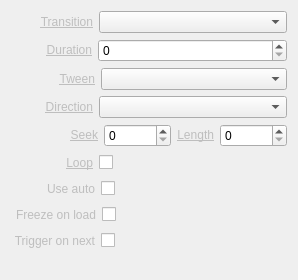
<?xml version="1.0" encoding="UTF-8"?>
<ui version="4.0">
 <class>InspectorVideoWidget</class>
 <widget class="QWidget" name="InspectorVideoWidget">
  <property name="geometry">
   <rect>
    <x>0</x>
    <y>0</y>
    <width>265</width>
    <height>280</height>
   </rect>
  </property>
  <property name="sizePolicy">
   <sizepolicy hsizetype="Expanding" vsizetype="Preferred">
    <horstretch>0</horstretch>
    <verstretch>0</verstretch>
   </sizepolicy>
  </property>
  <layout class="QVBoxLayout" name="verticalLayout">
   <item>
    <layout class="QHBoxLayout" name="horizontalLayoutTransition">
     <item>
      <spacer name="horizontalSpacerTransition">
       <property name="orientation">
        <enum>Qt::Horizontal</enum>
       </property>
       <property name="sizeType">
        <enum>QSizePolicy::Fixed</enum>
       </property>
       <property name="sizeHint" stdset="0">
        <size>
         <width>29</width>
         <height>20</height>
        </size>
       </property>
      </spacer>
     </item>
     <item>
      <widget class="QLabel" name="labelTransition">
       <property name="text">
        <string>&lt;a href=&quot;Transition&quot; style=&quot;color: #BEBEBE;&quot;&gt;Transition&lt;/a&gt;</string>
       </property>
       <property name="alignment">
        <set>Qt::AlignRight|Qt::AlignTrailing|Qt::AlignVCenter</set>
       </property>
      </widget>
     </item>
     <item>
      <widget class="QComboBox" name="comboBoxTransition">
       <property name="sizePolicy">
        <sizepolicy hsizetype="Expanding" vsizetype="Fixed">
         <horstretch>0</horstretch>
         <verstretch>0</verstretch>
        </sizepolicy>
       </property>
      </widget>
     </item>
    </layout>
   </item>
   <item>
    <layout class="QHBoxLayout" name="horizontalLayoutDuration">
     <item>
      <spacer name="horizontalSpacerDuration">
       <property name="orientation">
        <enum>Qt::Horizontal</enum>
       </property>
       <property name="sizeType">
        <enum>QSizePolicy::Fixed</enum>
       </property>
       <property name="sizeHint" stdset="0">
        <size>
         <width>35</width>
         <height>20</height>
        </size>
       </property>
      </spacer>
     </item>
     <item>
      <widget class="QLabel" name="labelDuration">
       <property name="text">
        <string>&lt;a href=&quot;Duration&quot; style=&quot;color: #BEBEBE;&quot;&gt;Duration&lt;/a&gt;</string>
       </property>
       <property name="alignment">
        <set>Qt::AlignRight|Qt::AlignTrailing|Qt::AlignVCenter</set>
       </property>
      </widget>
     </item>
     <item>
      <widget class="QSpinBox" name="spinBoxDuration">
       <property name="sizePolicy">
        <sizepolicy hsizetype="Expanding" vsizetype="Fixed">
         <horstretch>0</horstretch>
         <verstretch>0</verstretch>
        </sizepolicy>
       </property>
       <property name="maximum">
        <number>999</number>
       </property>
      </widget>
     </item>
    </layout>
   </item>
   <item>
    <layout class="QHBoxLayout" name="horizontalLayoutTween">
     <item>
      <spacer name="horizontalSpacerTween">
       <property name="orientation">
        <enum>Qt::Horizontal</enum>
       </property>
       <property name="sizeType">
        <enum>QSizePolicy::Fixed</enum>
       </property>
       <property name="sizeHint" stdset="0">
        <size>
         <width>48</width>
         <height>20</height>
        </size>
       </property>
      </spacer>
     </item>
     <item>
      <widget class="QLabel" name="labelTween">
       <property name="text">
        <string>&lt;a href=&quot;Tween&quot; style=&quot;color: #BEBEBE;&quot;&gt;Tween&lt;/a&gt;</string>
       </property>
       <property name="alignment">
        <set>Qt::AlignRight|Qt::AlignTrailing|Qt::AlignVCenter</set>
       </property>
      </widget>
     </item>
     <item>
      <widget class="QComboBox" name="comboBoxTween">
       <property name="sizePolicy">
        <sizepolicy hsizetype="Expanding" vsizetype="Fixed">
         <horstretch>0</horstretch>
         <verstretch>0</verstretch>
        </sizepolicy>
       </property>
      </widget>
     </item>
    </layout>
   </item>
   <item>
    <layout class="QHBoxLayout" name="horizontalLayoutDirection">
     <item>
      <spacer name="horizontalSpacerDirection">
       <property name="orientation">
        <enum>Qt::Horizontal</enum>
       </property>
       <property name="sizeType">
        <enum>QSizePolicy::Fixed</enum>
       </property>
       <property name="sizeHint" stdset="0">
        <size>
         <width>34</width>
         <height>20</height>
        </size>
       </property>
      </spacer>
     </item>
     <item>
      <widget class="QLabel" name="labelDirection">
       <property name="text">
        <string>&lt;a href=&quot;Direction&quot; style=&quot;color: #BEBEBE;&quot;&gt;Direction&lt;/a&gt;</string>
       </property>
       <property name="alignment">
        <set>Qt::AlignRight|Qt::AlignTrailing|Qt::AlignVCenter</set>
       </property>
      </widget>
     </item>
     <item>
      <widget class="QComboBox" name="comboBoxDirection">
       <property name="sizePolicy">
        <sizepolicy hsizetype="Expanding" vsizetype="Fixed">
         <horstretch>0</horstretch>
         <verstretch>0</verstretch>
        </sizepolicy>
       </property>
      </widget>
     </item>
    </layout>
   </item>
   <item>
    <layout class="QHBoxLayout" name="horizontalLayoutSeekLength">
     <item>
      <spacer name="horizontalSpacerSeekLength">
       <property name="orientation">
        <enum>Qt::Horizontal</enum>
       </property>
       <property name="sizeType">
        <enum>QSizePolicy::Fixed</enum>
       </property>
       <property name="sizeHint" stdset="0">
        <size>
         <width>58</width>
         <height>20</height>
        </size>
       </property>
      </spacer>
     </item>
     <item>
      <widget class="QLabel" name="labelSeek">
       <property name="toolTip">
        <string>Start playback at this frame</string>
       </property>
       <property name="text">
        <string>&lt;a href=&quot;Seek&quot; style=&quot;color: #BEBEBE;&quot;&gt;Seek&lt;/a&gt;</string>
       </property>
       <property name="alignment">
        <set>Qt::AlignRight|Qt::AlignTrailing|Qt::AlignVCenter</set>
       </property>
      </widget>
     </item>
     <item>
      <widget class="QSpinBox" name="spinBoxSeek">
       <property name="sizePolicy">
        <sizepolicy hsizetype="Expanding" vsizetype="Fixed">
         <horstretch>0</horstretch>
         <verstretch>0</verstretch>
        </sizepolicy>
       </property>
       <property name="maximum">
        <number>999999999</number>
       </property>
      </widget>
     </item>
     <item>
      <widget class="QLabel" name="labelLength">
       <property name="toolTip">
        <string>Stop playback at this frame relative to the seek frame</string>
       </property>
       <property name="text">
        <string>&lt;a href=&quot;Length&quot; style=&quot;color: #BEBEBE;&quot;&gt;Length&lt;/a&gt;</string>
       </property>
       <property name="alignment">
        <set>Qt::AlignRight|Qt::AlignTrailing|Qt::AlignVCenter</set>
       </property>
      </widget>
     </item>
     <item>
      <widget class="QSpinBox" name="spinBoxLength">
       <property name="sizePolicy">
        <sizepolicy hsizetype="Expanding" vsizetype="Fixed">
         <horstretch>0</horstretch>
         <verstretch>0</verstretch>
        </sizepolicy>
       </property>
       <property name="maximum">
        <number>999999999</number>
       </property>
      </widget>
     </item>
    </layout>
   </item>
   <item>
    <layout class="QHBoxLayout" name="horizontalLayoutLoop">
     <item>
      <spacer name="horizontalSpacerLoop1">
       <property name="orientation">
        <enum>Qt::Horizontal</enum>
       </property>
       <property name="sizeType">
        <enum>QSizePolicy::Fixed</enum>
       </property>
       <property name="sizeHint" stdset="0">
        <size>
         <width>55</width>
         <height>20</height>
        </size>
       </property>
      </spacer>
     </item>
     <item>
      <widget class="QLabel" name="labelLoop">
       <property name="text">
        <string>&lt;a href=&quot;Loop&quot; style=&quot;color: #BEBEBE;&quot;&gt;Loop&lt;/a&gt;</string>
       </property>
       <property name="alignment">
        <set>Qt::AlignRight|Qt::AlignTrailing|Qt::AlignVCenter</set>
       </property>
      </widget>
     </item>
     <item>
      <widget class="QCheckBox" name="checkBoxLoop">
       <property name="layoutDirection">
        <enum>Qt::RightToLeft</enum>
       </property>
       <property name="text">
        <string/>
       </property>
      </widget>
     </item>
     <item>
      <spacer name="horizontalSpacerLoop2">
       <property name="orientation">
        <enum>Qt::Horizontal</enum>
       </property>
       <property name="sizeHint" stdset="0">
        <size>
         <width>40</width>
         <height>20</height>
        </size>
       </property>
      </spacer>
     </item>
    </layout>
   </item>
   <item>
    <layout class="QHBoxLayout" name="horizontalLayoutUseAuto">
     <item>
      <spacer name="horizontalSpacerUseAuto1">
       <property name="orientation">
        <enum>Qt::Horizontal</enum>
       </property>
       <property name="sizeType">
        <enum>QSizePolicy::Fixed</enum>
       </property>
       <property name="sizeHint" stdset="0">
        <size>
         <width>36</width>
         <height>20</height>
        </size>
       </property>
      </spacer>
     </item>
     <item>
      <widget class="QLabel" name="labelUseAuto">
       <property name="text">
        <string>&lt;a href=&quot;Use auto&quot; style=&quot;color: #BEBEBE;&quot;&gt;Use auto&lt;/a&gt;</string>
       </property>
       <property name="alignment">
        <set>Qt::AlignRight|Qt::AlignTrailing|Qt::AlignVCenter</set>
       </property>
      </widget>
     </item>
     <item>
      <widget class="QCheckBox" name="checkBoxUseAuto">
       <property name="layoutDirection">
        <enum>Qt::RightToLeft</enum>
       </property>
       <property name="text">
        <string/>
       </property>
      </widget>
     </item>
     <item>
      <spacer name="horizontalSpacerUseAuto2">
       <property name="orientation">
        <enum>Qt::Horizontal</enum>
       </property>
       <property name="sizeHint" stdset="0">
        <size>
         <width>40</width>
         <height>20</height>
        </size>
       </property>
      </spacer>
     </item>
    </layout>
   </item>
   <item>
    <layout class="QHBoxLayout" name="horizontalLayoutFreezeOnLoad">
     <item>
      <spacer name="horizontalSpacerFreezeOnLoad1">
       <property name="orientation">
        <enum>Qt::Horizontal</enum>
       </property>
       <property name="sizeType">
        <enum>QSizePolicy::Fixed</enum>
       </property>
       <property name="sizeHint" stdset="0">
        <size>
         <width>5</width>
         <height>20</height>
        </size>
       </property>
      </spacer>
     </item>
     <item>
      <widget class="QLabel" name="labelPauseOnLoad">
       <property name="text">
        <string>&lt;a href=&quot;Freeze on load&quot; style=&quot;color: #BEBEBE;&quot;&gt;Freeze on load&lt;/a&gt;</string>
       </property>
       <property name="alignment">
        <set>Qt::AlignRight|Qt::AlignTrailing|Qt::AlignVCenter</set>
       </property>
      </widget>
     </item>
     <item>
      <widget class="QCheckBox" name="checkBoxFreezeOnLoad">
       <property name="layoutDirection">
        <enum>Qt::RightToLeft</enum>
       </property>
       <property name="text">
        <string/>
       </property>
      </widget>
     </item>
     <item>
      <spacer name="horizontalSpacerFreezeOnLoad2">
       <property name="orientation">
        <enum>Qt::Horizontal</enum>
       </property>
       <property name="sizeHint" stdset="0">
        <size>
         <width>40</width>
         <height>20</height>
        </size>
       </property>
      </spacer>
     </item>
    </layout>
   </item>
   <item>
    <layout class="QHBoxLayout" name="horizontalLayoutTriggerOnNext">
     <item>
      <spacer name="horizontalSpacerTriggerOnNext1">
       <property name="orientation">
        <enum>Qt::Horizontal</enum>
       </property>
       <property name="sizeType">
        <enum>QSizePolicy::Fixed</enum>
       </property>
       <property name="sizeHint" stdset="0">
        <size>
         <width>2</width>
         <height>20</height>
        </size>
       </property>
      </spacer>
     </item>
     <item>
      <widget class="QLabel" name="labelTriggerOnNext">
       <property name="text">
        <string>&lt;a href=&quot;Trigger on next&quot; style=&quot;color: #BEBEBE;&quot;&gt;Trigger on next&lt;/a&gt;</string>
       </property>
       <property name="alignment">
        <set>Qt::AlignRight|Qt::AlignTrailing|Qt::AlignVCenter</set>
       </property>
      </widget>
     </item>
     <item>
      <widget class="QCheckBox" name="checkBoxTriggerOnNext">
       <property name="layoutDirection">
        <enum>Qt::RightToLeft</enum>
       </property>
       <property name="text">
        <string/>
       </property>
      </widget>
     </item>
     <item>
      <spacer name="horizontalSpacerTriggerOnNext2">
       <property name="orientation">
        <enum>Qt::Horizontal</enum>
       </property>
       <property name="sizeHint" stdset="0">
        <size>
         <width>40</width>
         <height>20</height>
        </size>
       </property>
      </spacer>
     </item>
    </layout>
   </item>
   <item>
    <spacer name="verticalSpacerMedia">
     <property name="orientation">
      <enum>Qt::Vertical</enum>
     </property>
     <property name="sizeType">
      <enum>QSizePolicy::Fixed</enum>
     </property>
     <property name="sizeHint" stdset="0">
      <size>
       <width>20</width>
       <height>10</height>
      </size>
     </property>
    </spacer>
   </item>
  </layout>
 </widget>
 <resources/>
 <connections>
  <connection>
   <sender>spinBoxDuration</sender>
   <signal>valueChanged(int)</signal>
   <receiver>InspectorVideoWidget</receiver>
   <slot>durationChanged(int)</slot>
   <hints>
    <hint type="sourcelabel">
     <x>213</x>
     <y>57</y>
    </hint>
    <hint type="destinationlabel">
     <x>223</x>
     <y>46</y>
    </hint>
   </hints>
  </connection>
  <connection>
   <sender>checkBoxLoop</sender>
   <signal>stateChanged(int)</signal>
   <receiver>InspectorVideoWidget</receiver>
   <slot>loopChanged(int)</slot>
   <hints>
    <hint type="sourcelabel">
     <x>106</x>
     <y>165</y>
    </hint>
    <hint type="destinationlabel">
     <x>220</x>
     <y>85</y>
    </hint>
   </hints>
  </connection>
  <connection>
   <sender>comboBoxTransition</sender>
   <signal>currentIndexChanged(QString)</signal>
   <receiver>InspectorVideoWidget</receiver>
   <slot>transitionChanged(QString)</slot>
   <hints>
    <hint type="sourcelabel">
     <x>213</x>
     <y>29</y>
    </hint>
    <hint type="destinationlabel">
     <x>223</x>
     <y>15</y>
    </hint>
   </hints>
  </connection>
  <connection>
   <sender>comboBoxDirection</sender>
   <signal>currentIndexChanged(QString)</signal>
   <receiver>InspectorVideoWidget</receiver>
   <slot>directionChanged(QString)</slot>
   <hints>
    <hint type="sourcelabel">
     <x>124</x>
     <y>105</y>
    </hint>
    <hint type="destinationlabel">
     <x>0</x>
     <y>105</y>
    </hint>
   </hints>
  </connection>
  <connection>
   <sender>spinBoxSeek</sender>
   <signal>valueChanged(int)</signal>
   <receiver>InspectorVideoWidget</receiver>
   <slot>seekChanged(int)</slot>
   <hints>
    <hint type="sourcelabel">
     <x>126</x>
     <y>141</y>
    </hint>
    <hint type="destinationlabel">
     <x>22</x>
     <y>170</y>
    </hint>
   </hints>
  </connection>
  <connection>
   <sender>spinBoxLength</sender>
   <signal>valueChanged(int)</signal>
   <receiver>InspectorVideoWidget</receiver>
   <slot>lengthChanged(int)</slot>
   <hints>
    <hint type="sourcelabel">
     <x>213</x>
     <y>141</y>
    </hint>
    <hint type="destinationlabel">
     <x>192</x>
     <y>168</y>
    </hint>
   </hints>
  </connection>
  <connection>
   <sender>comboBoxTween</sender>
   <signal>currentIndexChanged(QString)</signal>
   <receiver>InspectorVideoWidget</receiver>
   <slot>tweenChanged(QString)</slot>
   <hints>
    <hint type="sourcelabel">
     <x>187</x>
     <y>85</y>
    </hint>
    <hint type="destinationlabel">
     <x>1</x>
     <y>141</y>
    </hint>
   </hints>
  </connection>
  <connection>
   <sender>labelTransition</sender>
   <signal>linkActivated(QString)</signal>
   <receiver>InspectorVideoWidget</receiver>
   <slot>resetTransition(QString)</slot>
   <hints>
    <hint type="sourcelabel">
     <x>47</x>
     <y>22</y>
    </hint>
    <hint type="destinationlabel">
     <x>0</x>
     <y>20</y>
    </hint>
   </hints>
  </connection>
  <connection>
   <sender>labelDuration</sender>
   <signal>linkActivated(QString)</signal>
   <receiver>InspectorVideoWidget</receiver>
   <slot>resetDuration(QString)</slot>
   <hints>
    <hint type="sourcelabel">
     <x>56</x>
     <y>44</y>
    </hint>
    <hint type="destinationlabel">
     <x>0</x>
     <y>48</y>
    </hint>
   </hints>
  </connection>
  <connection>
   <sender>labelTween</sender>
   <signal>linkActivated(QString)</signal>
   <receiver>InspectorVideoWidget</receiver>
   <slot>resetTween(QString)</slot>
   <hints>
    <hint type="sourcelabel">
     <x>94</x>
     <y>85</y>
    </hint>
    <hint type="destinationlabel">
     <x>0</x>
     <y>77</y>
    </hint>
   </hints>
  </connection>
  <connection>
   <sender>labelDirection</sender>
   <signal>linkActivated(QString)</signal>
   <receiver>InspectorVideoWidget</receiver>
   <slot>resetDirection(QString)</slot>
   <hints>
    <hint type="sourcelabel">
     <x>66</x>
     <y>104</y>
    </hint>
    <hint type="destinationlabel">
     <x>9</x>
     <y>89</y>
    </hint>
   </hints>
  </connection>
  <connection>
   <sender>labelSeek</sender>
   <signal>linkActivated(QString)</signal>
   <receiver>InspectorVideoWidget</receiver>
   <slot>resetSeek(QString)</slot>
   <hints>
    <hint type="sourcelabel">
     <x>96</x>
     <y>141</y>
    </hint>
    <hint type="destinationlabel">
     <x>24</x>
     <y>115</y>
    </hint>
   </hints>
  </connection>
  <connection>
   <sender>labelLength</sender>
   <signal>linkActivated(QString)</signal>
   <receiver>InspectorVideoWidget</receiver>
   <slot>resetLength(QString)</slot>
   <hints>
    <hint type="sourcelabel">
     <x>194</x>
     <y>141</y>
    </hint>
    <hint type="destinationlabel">
     <x>228</x>
     <y>148</y>
    </hint>
   </hints>
  </connection>
  <connection>
   <sender>labelLoop</sender>
   <signal>linkActivated(QString)</signal>
   <receiver>InspectorVideoWidget</receiver>
   <slot>resetLoop(QString)</slot>
   <hints>
    <hint type="sourcelabel">
     <x>87</x>
     <y>169</y>
    </hint>
    <hint type="destinationlabel">
     <x>6</x>
     <y>182</y>
    </hint>
   </hints>
  </connection>
  <connection>
   <sender>labelUseAuto</sender>
   <signal>linkActivated(QString)</signal>
   <receiver>InspectorVideoWidget</receiver>
   <slot>resetUseAuto(QString)</slot>
   <hints>
    <hint type="sourcelabel">
     <x>82</x>
     <y>239</y>
    </hint>
    <hint type="destinationlabel">
     <x>73</x>
     <y>249</y>
    </hint>
   </hints>
  </connection>
  <connection>
   <sender>checkBoxUseAuto</sender>
   <signal>stateChanged(int)</signal>
   <receiver>InspectorVideoWidget</receiver>
   <slot>useAutoChanged(int)</slot>
   <hints>
    <hint type="sourcelabel">
     <x>99</x>
     <y>238</y>
    </hint>
    <hint type="destinationlabel">
     <x>146</x>
     <y>247</y>
    </hint>
   </hints>
  </connection>
  <connection>
   <sender>labelPauseOnLoad</sender>
   <signal>linkActivated(QString)</signal>
   <receiver>InspectorVideoWidget</receiver>
   <slot>resetFreezeOnLoad(QString)</slot>
   <hints>
    <hint type="sourcelabel">
     <x>44</x>
     <y>187</y>
    </hint>
    <hint type="destinationlabel">
     <x>0</x>
     <y>213</y>
    </hint>
   </hints>
  </connection>
  <connection>
   <sender>checkBoxFreezeOnLoad</sender>
   <signal>stateChanged(int)</signal>
   <receiver>InspectorVideoWidget</receiver>
   <slot>freezeOnLoadChanged(int)</slot>
   <hints>
    <hint type="sourcelabel">
     <x>102</x>
     <y>187</y>
    </hint>
    <hint type="destinationlabel">
     <x>264</x>
     <y>209</y>
    </hint>
   </hints>
  </connection>
  <connection>
   <sender>labelTriggerOnNext</sender>
   <signal>linkActivated(QString)</signal>
   <receiver>InspectorVideoWidget</receiver>
   <slot>resetTriggerOnNext(QString)</slot>
   <hints>
    <hint type="sourcelabel">
     <x>51</x>
     <y>221</y>
    </hint>
    <hint type="destinationlabel">
     <x>17</x>
     <y>228</y>
    </hint>
   </hints>
  </connection>
  <connection>
   <sender>checkBoxTriggerOnNext</sender>
   <signal>stateChanged(int)</signal>
   <receiver>InspectorVideoWidget</receiver>
   <slot>triggerOnNextChanged(int)</slot>
   <hints>
    <hint type="sourcelabel">
     <x>99</x>
     <y>216</y>
    </hint>
    <hint type="destinationlabel">
     <x>225</x>
     <y>263</y>
    </hint>
   </hints>
  </connection>
 </connections>
 <slots>
  <slot>durationChanged(int)</slot>
  <slot>loopChanged(int)</slot>
  <slot>transitionChanged(QString)</slot>
  <slot>directionChanged(QString)</slot>
  <slot>seekChanged(int)</slot>
  <slot>lengthChanged(int)</slot>
  <slot>tweenChanged(QString)</slot>
  <slot>resetTransition(QString)</slot>
  <slot>resetDuration(QString)</slot>
  <slot>resetTween(QString)</slot>
  <slot>resetDirection(QString)</slot>
  <slot>resetSeek(QString)</slot>
  <slot>resetLength(QString)</slot>
  <slot>resetLoop(QString)</slot>
  <slot>freezeOnLoadChanged(int)</slot>
  <slot>resetFreezeOnLoad(QString)</slot>
  <slot>resetUseAuto(QString)</slot>
  <slot>useAutoChanged(int)</slot>
  <slot>resetTriggerOnNext(QString)</slot>
  <slot>triggerOnNextChanged(int)</slot>
 </slots>
</ui>
